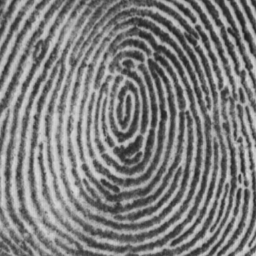
#> input picture Image/sidikjari.png, 256 x 256 px
$ python FilterEmboss.py
#> lines starting #> are read from the running program, lines starting #| are printed output that depends on the picture
#> further down, original_image is the input picture: shape (256, 256); min 29, max 218, mean 125.1
import numpy as np
import cv2

def filter_emboss(image):
    # Penggunaan kernel #3
    kernel = np.array([[-2, -1, 0],
                       [-1,  1, 1],
                       [ 0,  1, 2]])

    height, width = image.shape
#> height = 256; width = 256
    filtered_image = np.zeros_like(image)

    # Perulangan untuk melakukan konvolusi
    for y in range(1, height - 1):
        for x in range(1, width - 1):
            subimage = image[y-1:y+2, x-1:x+2]
            pixel_value = np.sum(kernel * subimage)
            filtered_image[y, x] = np.clip(pixel_value, 0, 255)
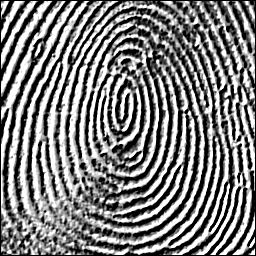
#> filtered_image: shape (256, 256); min 0, max 255, mean 126.3

    # Mengembalikan fungsi filter_emboss
    return filtered_image

if __name__ == "__main__":
    # Path dari gambar
    img_path = "Image/sidikjari.png"

    # Mengubah gambar menjadi grayscale
    original_image = cv2.imread(img_path, cv2.IMREAD_GRAYSCALE)

    # Mengaplikasikan fungsi filter_emboss kepada gambar
    filtered_image = filter_emboss(original_image)

    # Menampilkan original_image dan filtered_image
    cv2.imshow("Original Image", original_image)
    cv2.imshow("Emboss Filtered Image", filtered_image)
    cv2.waitKey(0)
    cv2.destroyAllWindows()

$ run again, with Image/boneka.jpg saved as Image/sidikjari.png
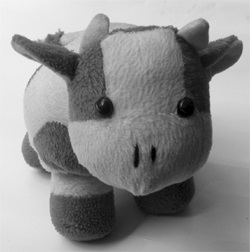
#> input picture Image/boneka.jpg, 250 x 252 px
#> original_image is the input picture: shape (252, 250); min 0, max 245, mean 139.8
#> after the loop in filter_emboss, `for y in range(1, height - 1):`:
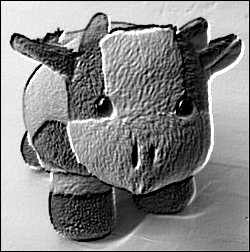
#> filtered_image: shape (252, 250); min 0, max 255, mean 134
